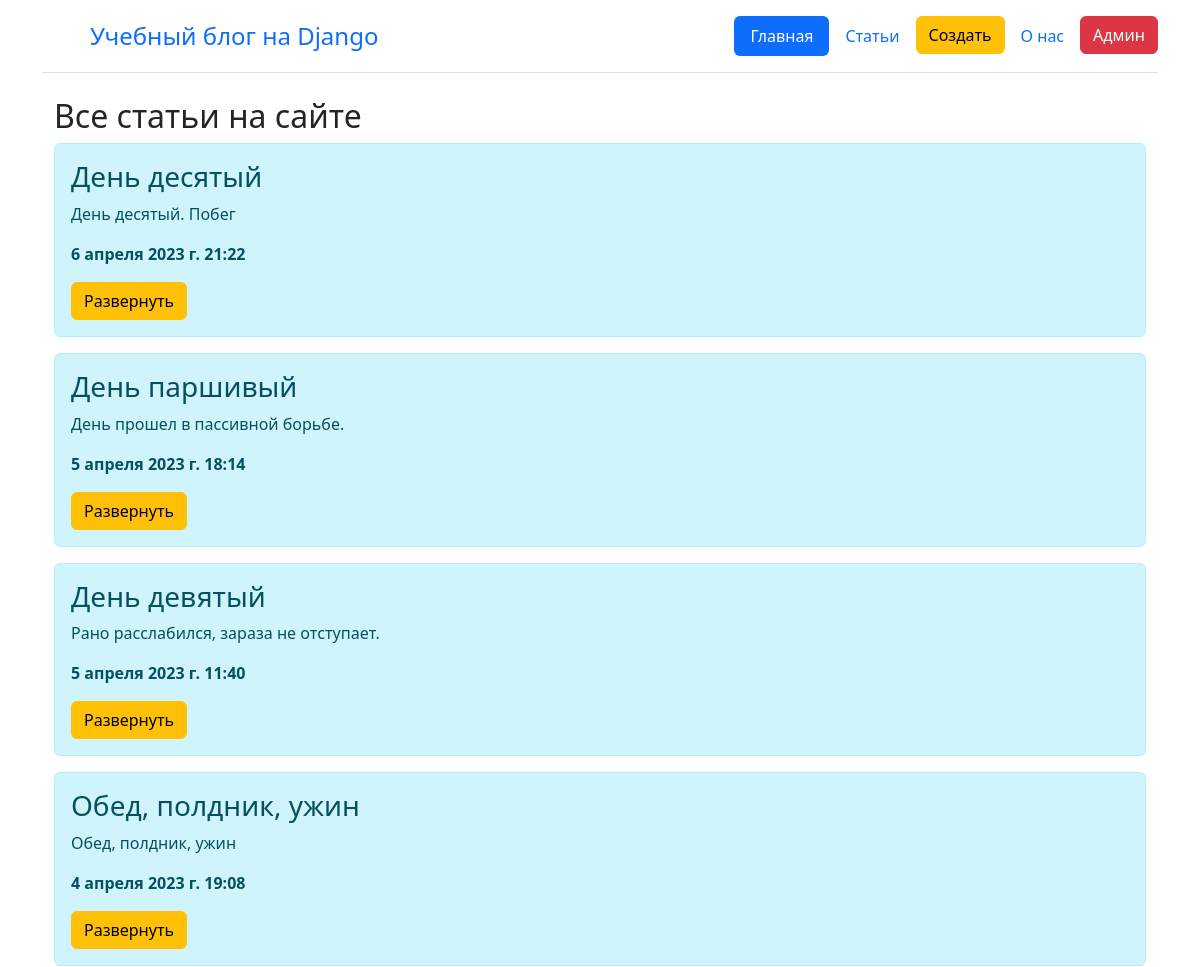
Page /articles (upper part) on the earlier database version.
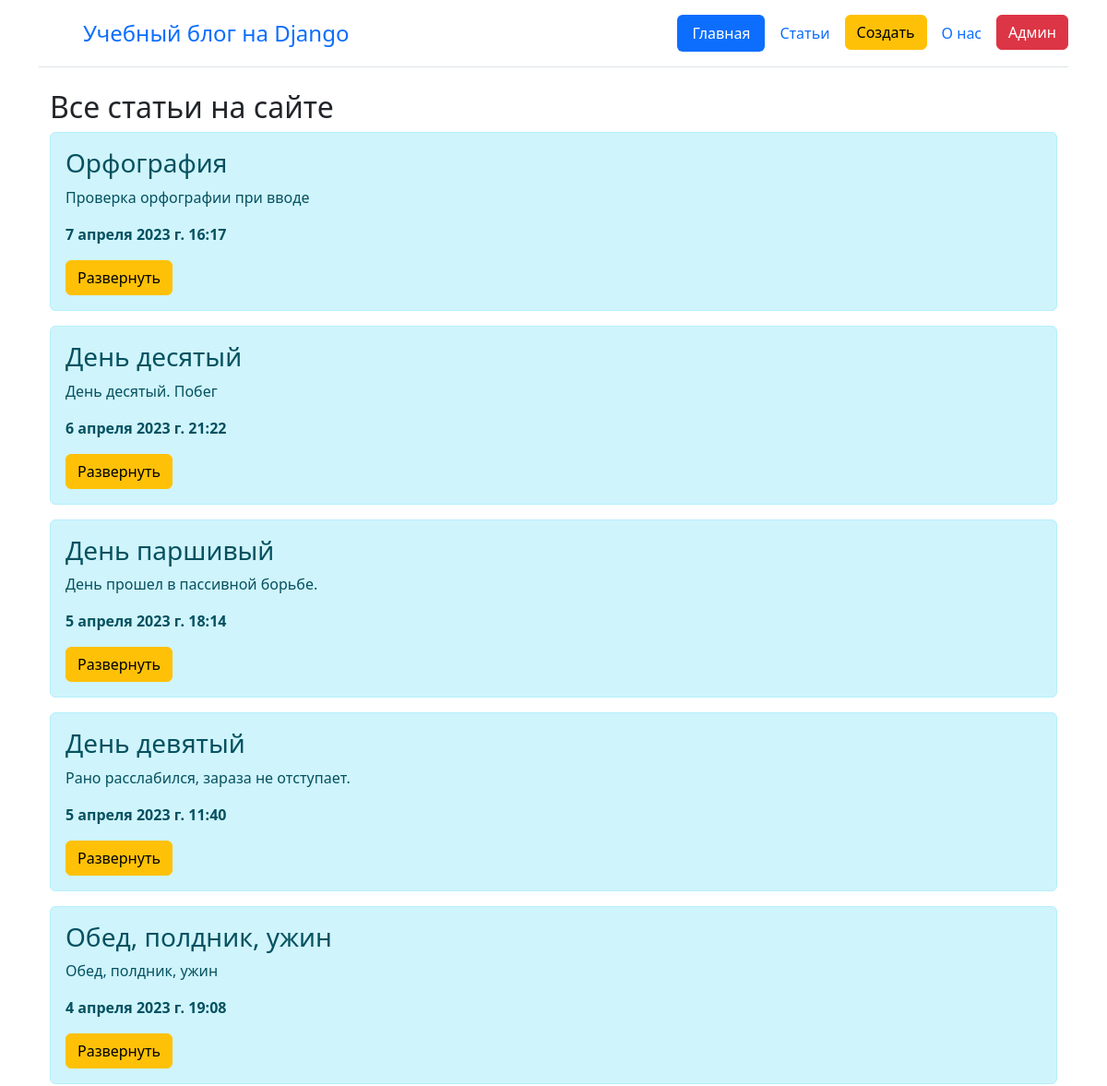
Same page on the later database version.
### main/models.py (models this page shows, shortened)
class Article(models.Model):
    id = models.AutoField('id', primary_key=True)
    title = models.CharField('Заголовок', max_length=100, null=False)
    intro = models.CharField('Анонс', max_length=300, null=False)
    text = models.TextField('Статья', null=False)
    date = models.DateTimeField('Время', default=timezone.now())
    class Meta:
        verbose_name = 'Статья'
        verbose_name_plural = 'Статьи'

### main/views.py (the view)
# urls.py: path('articles', views.articles, name='articles'),
def articles(request):
    articles = Article.objects.order_by('-date')
    return render(request, 'main/articles.html', {
        'title':'Все статьи на сайте',
        'articles': articles,
    })

### main/templates/main/articles.html (shortened to what this page needs)
{% extends 'main/base.html' %}
{% block body %}
    <h2>Все статьи на сайте</h2>
    {% if articles|length > 0  %}
        {% for article in articles %}
            <div class="alert alert-info mt-2" >
                <h3>{{ article.title }}</h3>
                <p>{{ article.intro }}</p>
                <p><b>{{ article.date }} </b></p>
                <a href="{% url 'detail' article.id %}" class="btn btn-warning">Развернуть</a>
            </div>
        {% endfor %}
    {% else  %}
    <p> На сайте нет статей</p>
    {% endif %}
{% endblock %}

### main/templates/main/base.html (shortened to what this page needs)
<!DOCTYPE html>
<html lang="ru">
<head>
    <link rel="stylesheet" href="https://cdn.jsdelivr.net/npm/bootstrap@5.2.3/dist/css/bootstrap.min.css">
</head>
<body>
    <div class="container">
    <header class="d-flex flex-wrap justify-content-center py-3 mb-4 border-bottom">
      <a href="/" class="d-flex align-items-center mb-3 mb-md-0 me-md-auto link-body-emphasis text-decoration-none">
        <svg class="bi me-2" width="40" height="32"><use xlink:href="#bootstrap"></use></svg>
        <span class="fs-4">Учебный блог на Django</span>
      </a>
      <ul class="nav nav-pills">
          <li class="nav-item"><a href="{% url 'main' %}" class="nav-link active" aria-current="page">Главная</a></li>
          <li class="nav-item"><a href="{% url 'articles' %}" class="nav-link">Статьи</a></li>
          <li class="nav-item"><a href="{% url 'create' %}" class="btn btn-warning">Создать</a></li>
          <li class="nav-item"><a href="{% url 'about' %}" class="nav-link">О нас</a></li>
          <li class="nav-item"><a href="{% url 'admin' %}" class="btn btn-danger">Админ</a></li>
      </ul>
    </header>
  </div>
    <div class="container">
        <div class="container">
        {% block body %}{% endblock %}
        </div>
    </div>
</body>
</html>

Differences in the rows shown:
added Article: title "Орфография", intro "Проверка орфографии при вводе", date "7 апреля 2023 г. 16:17"
